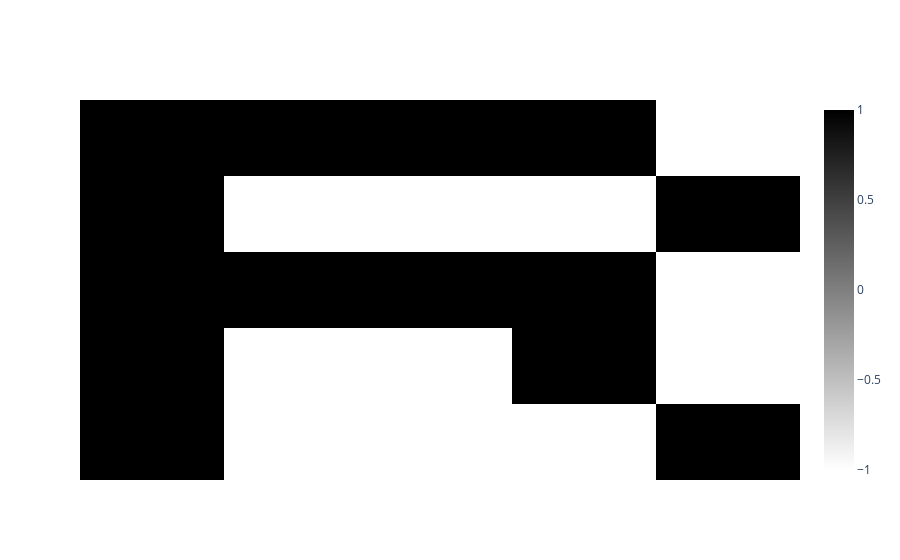

The cell this chart's notebook holds for it:
### Markdown cell above
# TODO evaluar tipo de ruido
# Evaluar funcion de energia
#

### Code cell
import plotly.graph_objects as go
import numpy as np


# Create a NumPy array from your matrix
def print_letter(X):
  X_array = np.array(X)

  # Define the colors for 1 and -1
  colorscale = [[0, 'white'], [1, 'black']]

  # Create a heatmap figure with Plotly
  fig = go.Figure(data=go.Heatmap(z=X_array, colorscale=colorscale))

  # Set the axes to have no labels and no gridlines
  fig.update_xaxes(showticklabels=False, showgrid=False)
  fig.update_yaxes(showticklabels=False, showgrid=False)
  
  # Show the figure
  fig.show()

print_letter(np.flipud(result_image))
print(result)

### Figure 1 — Plotly figure (JSON) as saved in the notebook; plotly's stock layout.template omitted (floating-point values rounded to 4 significant figures)
{"data": [{"colorscale": [[0, "white"], [1, "black"]], "type": "heatmap", "z": [[1, -1, -1, -1, 1], [1, -1, -1, 1, -1], [1, 1, 1, 1, -1], [1, -1, -1, -1, 1], [1, 1, 1, 1, -1]]}], "layout": {"xaxis": {"showgrid": false, "showticklabels": false}, "yaxis": {"showgrid": false, "showticklabels": false}}}
